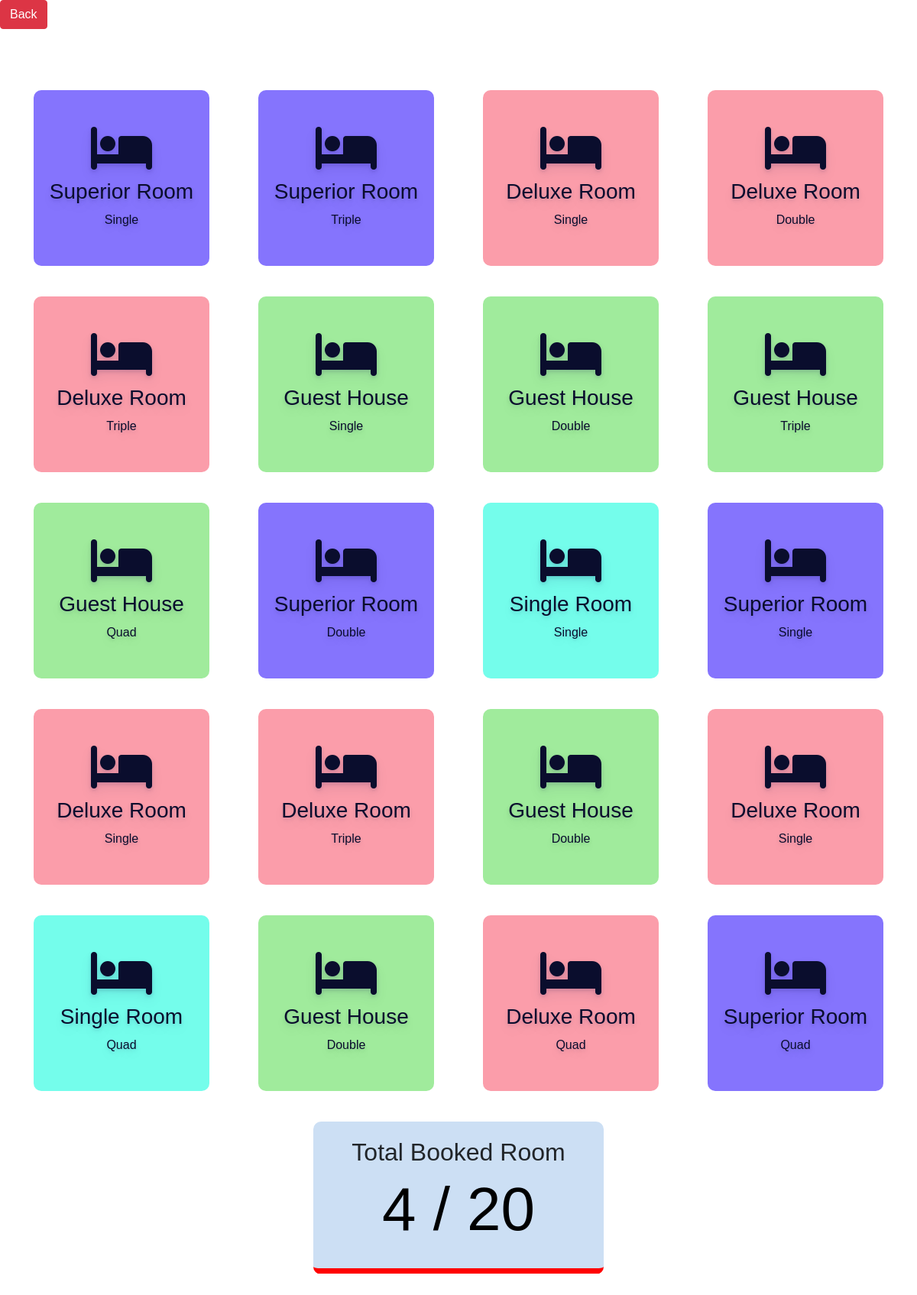
Screenshot of /checkroomavailability.php with the database file from the repository.
### tables this page shows
CREATE TABLE `room` (
  `id` int(30) NOT NULL,
  `type` varchar(50) NOT NULL,
  `bedding` varchar(50) NOT NULL
);

### checkroomavailability.php (the view, shortened to what this page needs)
<?php
include 'config.php';
$roombooksql ="Select * from roombook";
$roombookre = mysqli_query($conn, $roombooksql);
$roombookrow = mysqli_num_rows($roombookre);
$roomsql ="Select * from room";
$roomre = mysqli_query($conn, $roomsql);
$roomrow = mysqli_num_rows($roomre);
?>
        <!DOCTYPE html>
<html lang="en">
<head>
    <link rel="stylesheet" href="https://cdnjs.cloudflare.com/ajax/libs/font-awesome/6.2.0/css/all.min.css" />
    <link href="https://cdn.jsdelivr.net/npm/bootstrap@5.0.2/dist/css/bootstrap.min.css" rel="stylesheet">
    <!DOCTYPE html>
<html lang="en">
<head>
    <link rel="stylesheet" href="https://cdnjs.cloudflare.com/ajax/libs/font-awesome/6.2.0/css/all.min.css" />
    <link href="https://cdn.jsdelivr.net/npm/bootstrap@5.0.2/dist/css/bootstrap.min.css" rel="stylesheet">
</head>
<body>
<a href="./home.php#secondsection"><button class="btn btn-danger">Back</button></a>
        <div class="room">
        <?php
        $sql = "select * from room";
        $re = mysqli_query($conn, $sql)
        ?>
        <?php
        while ($row = mysqli_fetch_array($re)) {
            $id = $row['type'];
            if ($id == "Superior Room") {
                echo "<div class='roombox roomboxsuperior'>
						<div class='text-center no-boder'>
                            <i class='fa-solid fa-bed fa-4x mb-2'></i>
							<h3>" . $row['type'] . "</h3>
                            <div class='mb-1'>" . $row['bedding'] . "</div>
						</div>
                    </div>";
            } else if ($id == "Deluxe Room") {
                echo "<div class='roombox roomboxdelux'>
                        <div class='text-center no-boder'>
                        <i class='fa-solid fa-bed fa-4x mb-2'></i>
                        <h3>" . $row['type'] . "</h3>
                        <div class='mb-1'>" . $row['bedding'] . "</div>
                    </div>
                    </div>";
            } else if ($id == "Guest House") {
                echo "<div class='roombox roomboguest'>
                <div class='text-center no-boder'>
                <i class='fa-solid fa-bed fa-4x mb-2'></i>
							<h3>" . $row['type'] . "</h3>
                            <div class='mb-1'>" . $row['bedding'] . "</div>
					</div>
            </div>";
            } else if ($id == "Single Room") {
                echo "<div class='roombox roomboxsingle'>
                        <div class='text-center no-boder'>
                        <i class='fa-solid fa-bed fa-4x mb-2'></i>
                        <h3>" . $row['type'] . "</h3>
                        <div class='mb-1'>" . $row['bedding'] . "</div>
                    </div>
                    </div>";
            }
        }
        ?>
        <div class="databox">
        <div class="box roombookbox">
          <h2>Total Booked Room</h1>
          <h1><?php echo $roombookrow ?> / <?php echo $roomrow ?></h1>
        </div>
    </div>
</body>
</html>

### checkroomavailability.php (style rules this page uses)
* { margin: 0; padding: 0; font-family: "Poppins", sans-serif; font-style: bold; }
:root { --bg-text-shadow: 0 2px 4px rgb(13 0 77 / 8%), 0 3px 6px rgb(13 0 77 / 8%), 0 8px 16px rgb(13 0 77 / 8%); --bg-box-shadow: 0px 0px 20px 6px rgba(8, 8, 15, 0.31); }
.databox { width: 100%; display: flex; justify-content: space-evenly; }
.databox .box { height: 200px; width: 380px; margin: 20px 0; background-color: #ccdff4; border-radius: 10px; display: flex; justify-content: center; align-items: center; flex-direction: column; }
.databox .box h1 { font-size: 80px; font-family: "Hind Siliguri", sans-serif; color: black; }
.box:nth-child(1) { border-bottom: 8px solid red; }
.room { display: flex; position: relative; top: 60px; height: 85vh; overflow-y: scroll; justify-content: space-evenly; flex-wrap: wrap; }
.roombox { height: 230px; width: 230px; margin: 20px; display: flex; flex-direction: column; justify-content: center; color: #0a0d2d; text-shadow: var(--bg-text-shadow); border-radius: 10px; }
.roomboxsuperior { background-color: #2407fc8e; }
.roomboxdelux { background-color: #fa8393c8; }
.roomboguest { background-color: #19cf1069; }
.roomboxsingle { background-color: #07fcdb8e; }

### rows the page displays
room: type "Superior Room", bedding "Single"
room: type "Superior Room", bedding "Triple"
room: type "Deluxe Room", bedding "Single"
room: type "Deluxe Room", bedding "Double"
room: type "Deluxe Room", bedding "Triple"
room: type "Guest House", bedding "Single"
room: type "Guest House", bedding "Double"
room: type "Guest House", bedding "Triple"
room: type "Guest House", bedding "Quad"
room: type "Superior Room", bedding "Double"
room: type "Single Room", bedding "Single"
room: type "Superior Room", bedding "Single"
room: type "Deluxe Room", bedding "Single"
room: type "Deluxe Room", bedding "Triple"
room: type "Guest House", bedding "Double"
room: type "Deluxe Room", bedding "Single"
room: type "Single Room", bedding "Quad"
room: type "Guest House", bedding "Double"
room: type "Deluxe Room", bedding "Quad"
room: type "Superior Room", bedding "Quad"

### other values shown
$roombookrow "4"
$roomrow "20"
